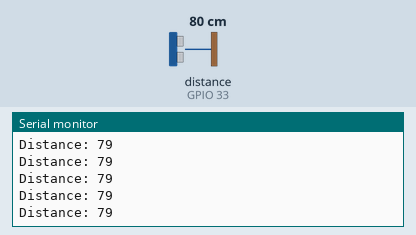
Bench run of a sketch on a simulated ESP32. Shown: the last lines printed to the serial monitor. Wiring (inferred from the names in the program): ultrasonic range finder: trigger GPIO 13; echo GPIO 33. The test bench sets the inputs (shaded band); at power-on: distance to the obstacle (sensor on GPIO 33) 80 cm. The echo pulse lasts 58.3 µs per cm; WiFi joins after 1.5 s; servers stay silent unless stated; no MQTT or app messages arrive unless stated.

Above: at 2.7 s.
2.8 s: distance to the obstacle (sensor on GPIO 33) set to 2 cm
At 3.54 s:
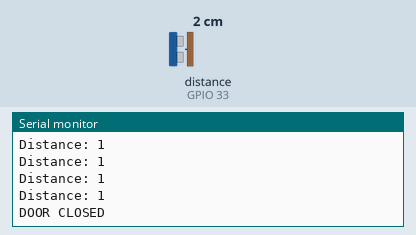
4.9 s: distance to the obstacle (sensor on GPIO 33) set to 9 cm
At 5.66 s:
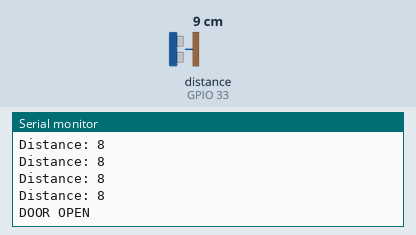
Timing chart, 0 to 7.9 s (numbered marks = the images above; inputs shaded):
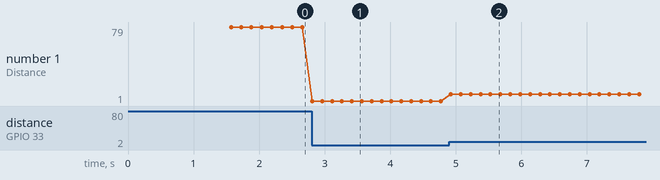

The sketch:

ultrasonic_mqtt_publish_updated.ino
```cpp
#include <WiFi.h>
#include <PubSubClient.h>

// ===========================
// WiFi Credentials
// ===========================
const char* ssid = "RakshetaiPhone";
const char* password = "rakshetaK";

// ===========================
// MQTT Broker IP
// ===========================
const char* mqtt_server = "broker.hivemq.com"; //change based on the server

WiFiClient espClient;
PubSubClient client(espClient);

// ===========================
// Ultrasonic Sensor Pins
// ===========================
const int trigPin = 13;
const int echoPin = 33;

// ===========================
// Door Logic
// ===========================
const int DOOR_CLOSED_THRESHOLD = 7;
const int REQUIRED_STABLE_READS = 5;

int closedCount = 0;
int openCount   = 0;

bool doorIsClosed = false;   // last confirmed state


// =========================================================
// WiFi Setup
// =========================================================
void setup_wifi() {
  delay(10);
  Serial.print("Connecting to WiFi: ");
  Serial.println(ssid);

  WiFi.begin(ssid, password);

  int dots = 0;
  while (WiFi.status() != WL_CONNECTED) {
    delay(500);
    Serial.print(".");
    dots++;
    if (dots % 10 == 0) Serial.print(" still connecting...");
  }

  Serial.println("\nWiFi connected!");
  Serial.print("ESP32 IP address: ");
  Serial.println(WiFi.localIP());
}


// =========================================================
// MQTT Reconnect
// =========================================================
void reconnect() {
  while (!client.connected()) {
    Serial.println("\nMQTT: Attempting connection...");

    if (client.connect("ESP32_Ultrasonic")) {
      Serial.println("MQTT connected!");
    } else {
      Serial.print("Failed (rc=");
      Serial.print(client.state());
      Serial.println("), retrying in 5 seconds...");
      delay(5000);
    }
  }
}


// =========================================================
// Ultrasonic Distance
// =========================================================
long getDistanceCM() {
  digitalWrite(trigPin, LOW);
  delayMicroseconds(2);

  digitalWrite(trigPin, HIGH);
  delayMicroseconds(10);
  digitalWrite(trigPin, LOW);

  long duration = pulseIn(echoPin, HIGH);
  long distance = duration * 0.034 / 2;

  return distance;
}


// =========================================================
// Setup
// =========================================================
void setup() {
  Serial.begin(115200);
  Serial.println("\n=== ESP32 Ultrasonic MQTT Publisher (Only Publish CLOSED Events) ===");

  pinMode(trigPin, OUTPUT);
  pinMode(echoPin, INPUT);

  setup_wifi();
  client.setServer(mqtt_server, 1883);

  Serial.println("Setup complete.\n");
}


// =========================================================
// Main Loop
// =========================================================
void loop() {
  if (!client.connected()) reconnect();
  client.loop();

  long distance = getDistanceCM();
  Serial.print("Distance: ");
  Serial.println(distance);

  bool readingClosed = (distance <= DOOR_CLOSED_THRESHOLD);

  // ================
  // Filtering logic
  // ================
  if (readingClosed) {
    closedCount++;
    openCount = 0;
  } else {
    openCount++;
    closedCount = 0;
  }

  // ====================================================
  // Confirmed CLOSED (open → closed) event
  // ONLY time we publish
  // ====================================================
  if (!doorIsClosed && closedCount >= REQUIRED_STABLE_READS) {
    doorIsClosed = true;

    Serial.println("DOOR CLOSED");
    client.publish("door/closed", "1");
  }

  // ====================================================
  // Confirmed OPEN (closed → open)
  // DO NOT publish under any condition
  // ====================================================
  if (doorIsClosed && openCount >= REQUIRED_STABLE_READS) {
    doorIsClosed = false;
    Serial.println("DOOR OPEN");
  }

  delay(150);
}
```

Measured:
- after the input at 2.8 s, the serial monitor: prints a new line at once (image 1)
- after the input at 4.9 s, the serial monitor: prints a new line at once (image 2)
- plotted number 1: 79 → 1 after the input at 2.8 s, 1 → 8 after the input at 4.9 s
